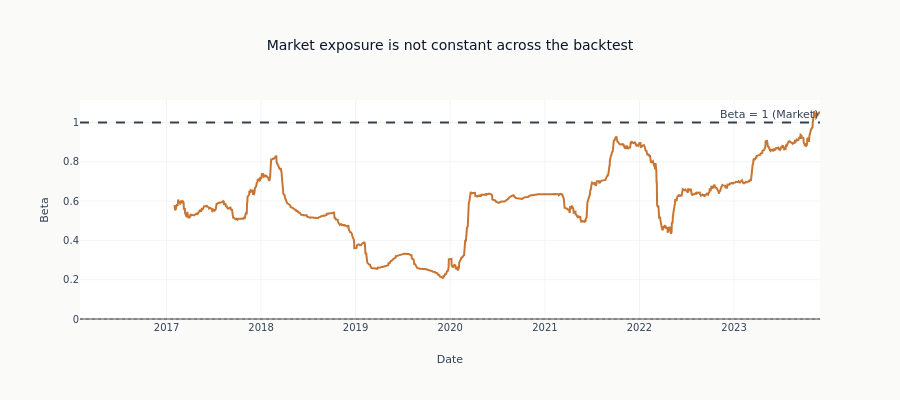

Notebook code for this chart:
### Code cell
# Rolling Beta
rolling_beta = pd.Series(index=strategy_returns.index, dtype=float)

window = 252
for i in range(window, len(strategy_returns)):
    strat_window = strategy_returns.iloc[i - window : i].values
    bench_window = spy_returns.iloc[i - window : i].values
    _, beta_i = alpha_beta(strat_window, bench_window)
    rolling_beta.iloc[i] = beta_i

fig = go.Figure()

fig.add_trace(
    go.Scatter(
        x=rolling_beta.index,
        y=rolling_beta,
        name="Rolling 1Y Beta",
        line=dict(color=COLORS["copper"], width=2),
    )
)

fig.add_hline(
    y=1, line_dash="dash", line_color=COLORS["neutral"], annotation_text="Beta = 1 (Market)"
)
fig.add_hline(y=0, line_dash="dot", line_color=COLORS["neutral"], opacity=0.3)

fig.update_layout(
    title="Market exposure is not constant across the backtest",
    xaxis_title="Date",
    yaxis_title="Beta",
    height=400,
)
show_plotly_with_alt(
    fig,
    "Rolling one-year beta against SPY plotted against date, with reference lines at one and zero.",
)

### Figure 1 — Plotly figure (JSON) as saved in the notebook; plotly's stock layout.template omitted (floating-point values rounded to 4 significant figures; data arrays with more than 128 entries replaced by an {"elided": "..."} marker saying what was removed)
{"data": [{"line": {"color": "#C87533", "width": 2}, "name": "Rolling 1Y Beta", "type": "scatter", "x": {"elided": "1971 str values"}, "y": {"elided": "1971 float values"}}], "layout": {"annotations": [{"showarrow": false, "text": "Beta = 1 (Market)", "x": 1, "xanchor": "right", "xref": "x domain", "y": 1, "yanchor": "bottom", "yref": "y"}], "height": 400, "shapes": [{"line": {"color": "#334155", "dash": "dash"}, "type": "line", "x0": 0, "x1": 1, "xref": "x domain", "y0": 1, "y1": 1, "yref": "y"}, {"line": {"color": "#334155", "dash": "dot"}, "opacity": 0.3, "type": "line", "x0": 0, "x1": 1, "xref": "x domain", "y0": 0, "y1": 0, "yref": "y"}], "title": {"text": "Market exposure is not constant across the backtest"}, "xaxis": {"title": {"text": "Date"}}, "yaxis": {"title": {"text": "Beta"}}}}
